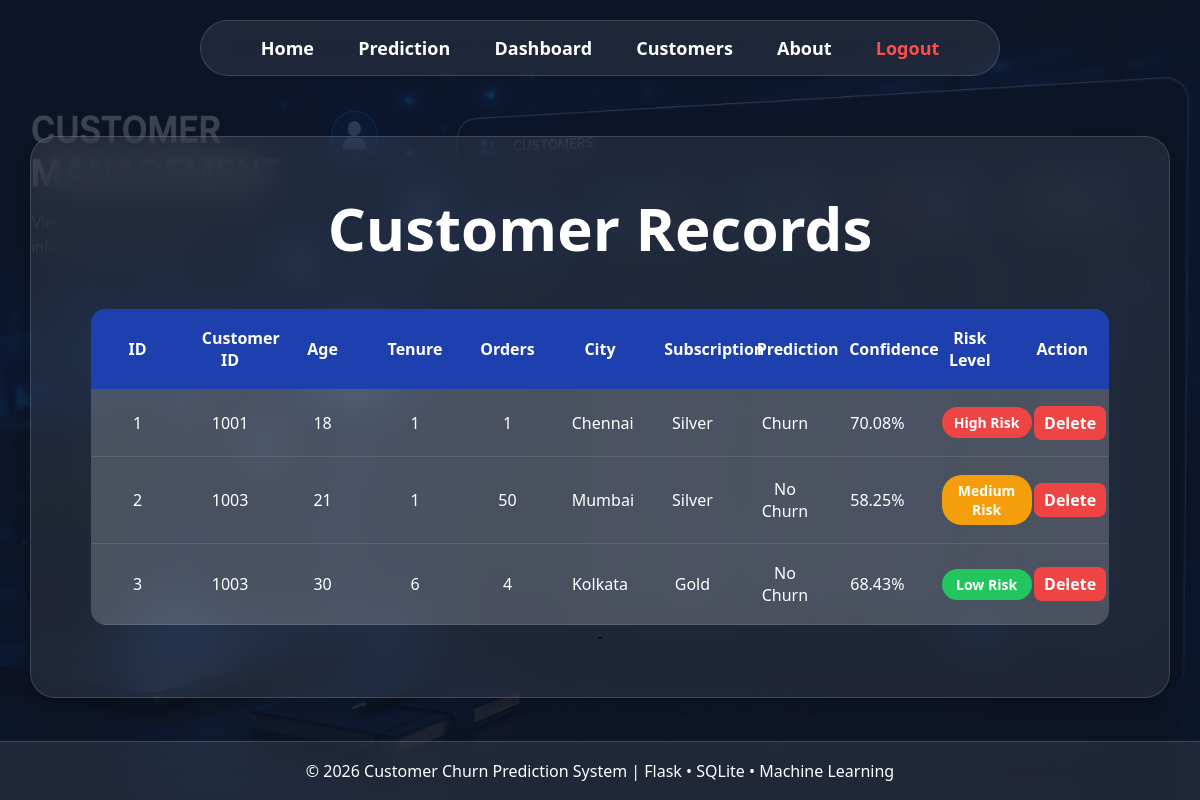
The page /customers on the database as committed earlier.
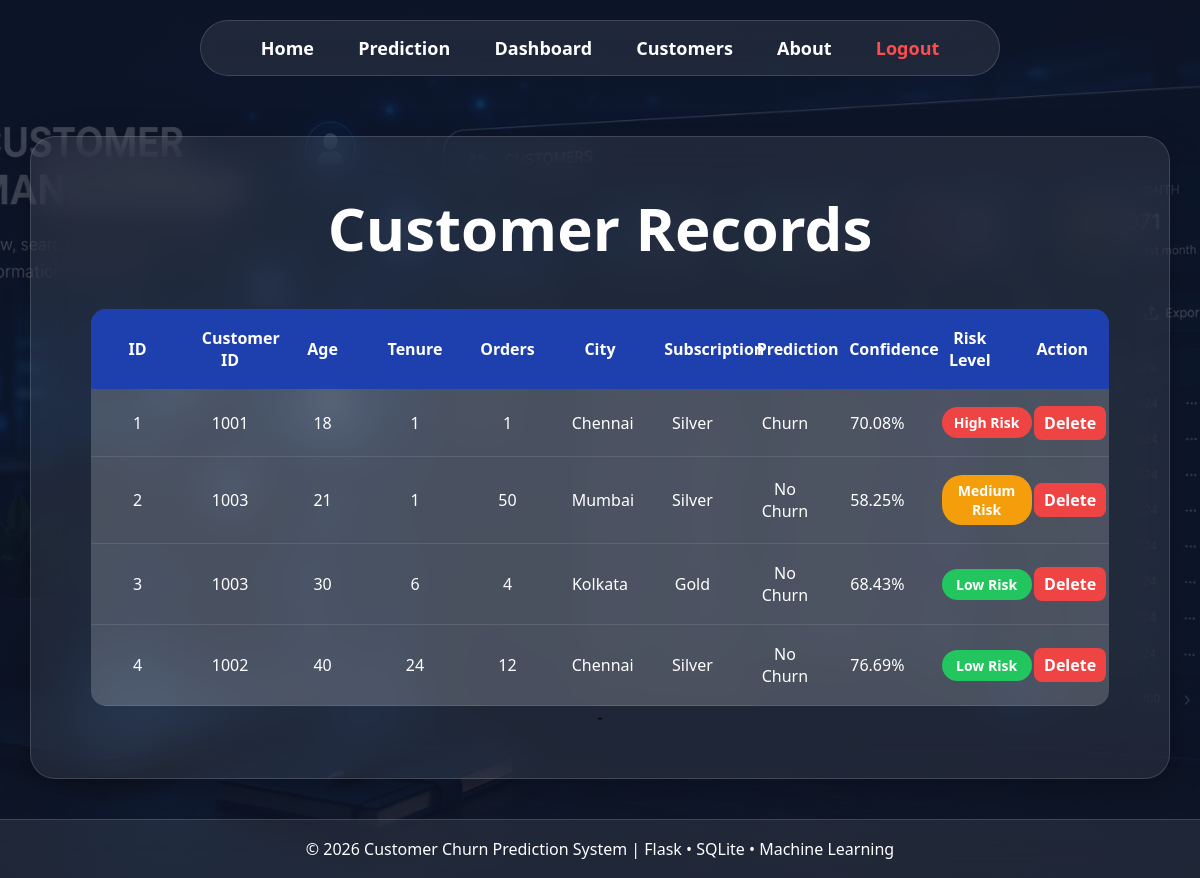
The same page on the database as committed later.
### tables this page shows
CREATE TABLE customers(

    id INTEGER PRIMARY KEY AUTOINCREMENT,

    customer_id INTEGER,
    age INTEGER,
    tenure_months INTEGER,

    avg_order_value REAL,
    total_orders INTEGER,

    last_purchase_days_ago INTEGER,
    support_tickets INTEGER,

    gender TEXT,
    city TEXT,
    subscription_type TEXT,

    prediction TEXT,
    confidence REAL,
    risk_level TEXT
);

### app.py (the view)
@app.route('/customers')
def customers():
    conn = get_db_connection()
    customers = conn.execute(
        "SELECT * FROM customers ORDER BY id ASC"
    ).fetchall()
    conn.close()
    return render_template(
        'customers.html',
        customers=customers
    )

### app.py (called while the page is built)
def get_db_connection():
    conn = sqlite3.connect("churn.db")
    conn.row_factory = sqlite3.Row
    return conn

### templates/customers.html (shortened to what this page needs)
<!DOCTYPE html>
<html>
<head>
    <link rel="stylesheet"
          href="{{ url_for('static', filename='css/style.css') }}">
</head>
<body class="customers-page">
<body>
<nav>
    <a href="/home">Home</a>
    <a href="/prediction">Prediction</a>
    <a href="/dashboard">Dashboard</a>
    <a href="/customers">Customers</a>
    <a href="/about">About</a>
<a href="/logout" class="logout-btn">Logout</a>
</nav>
<div class="hero">
    <h1>Customer Records</h1>
<div class="table-container">
    <table>
        <tr>
            <th>ID</th>
            <th>Customer ID</th>
            <th>Age</th>
            <th>Tenure</th>
            <th>Orders</th>
            <th>City</th>
            <th>Subscription</th>
            <th>Prediction</th>
            <th>Confidence</th>
            <th>Risk Level</th>
            <th>Action</th>
        </tr>
        {% for customer in customers %}
        <tr>
            <td>{{ loop.index }}</td>
            <td>{{ customer['customer_id'] }}</td>
            <td>{{ customer['age'] }}</td>
            <td>{{ customer['tenure_months'] }}</td>
            <td>{{ customer['total_orders'] }}</td>
            <td>{{ customer['city'] }}</td>
            <td>{{ customer['subscription_type'] }}</td>
            <td>{{ customer['prediction'] }}</td>
            <td>{{ customer['confidence'] }}%</td>
            <td>
    {% if customer['risk_level'] == 'High Risk' %}
        <span class="risk-high">High Risk</span>
    {% elif customer['risk_level'] == 'Medium Risk' %}
        <span class="risk-medium">Medium Risk</span>
    {% else %}
        <span class="risk-low">Low Risk</span>
    {% endif %}
</td>
            <td>
                <a href="/delete_customer/{{ customer['id'] }}"
                   class="delete-btn">
                   Delete
                </a>
            </td>
        </tr>
        {% endfor %}
    </table>
-</div>
</div>
<footer>
    © 2026 Customer Churn Prediction System | Flask • SQLite • Machine Learning
</footer>
</body>
</html>

### static/css/style.css (style rules this page uses)
* { margin:0; padding:0; box-sizing:border-box; }
body { font-family:'Segoe UI',sans-serif; min-height:100vh; display:flex; flex-direction:column; }
nav { width:fit-content; margin:20px auto; padding:15px 40px; background:rgba(255,255,255,0.08); backdrop-filter:blur(15px); -webkit-backdrop-filter:blur(15px); border:1px solid rgba(255,255,255,0.15); border-radius:50px; position:sticky; top:15px; z-index:1000; }
nav a { color:white; text-decoration:none; margin:0 20px; font-size:18px; font-weight:600; transition:0.3s; }
.hero { width:95%; max-width:1200px; margin:40px auto; background:rgba(255,255,255,0.08); backdrop-filter:blur(20px); -webkit-backdrop-filter:blur(20px); border:1px solid rgba(255,255,255,0.15); border-radius:25px; padding:50px; text-align:center; box-shadow: 0 8px 32px rgba(0,0,0,0.25); }
.hero h1 { color:white; font-size:60px; margin-bottom:20px; }
table { width:100%; border-collapse:collapse; background:rgba(255,255,255,0.12); border-radius:15px; overflow:hidden; color:white; margin-top:20px; }
table th { background:rgba(0,0,0,0.25); padding:15px; font-size:16px; }
table td { padding:12px; border-bottom:1px solid rgba(255,255,255,0.1); }
footer { margin-top:auto; background:rgba(255,255,255,0.08); backdrop-filter:blur(15px); border-top:1px solid rgba(255,255,255,0.15); color:white; text-align:center; padding:18px; }
.delete-btn { background:#ef4444; color:white; padding:6px 10px; border-radius:8px; text-decoration:none; font-weight:bold; }
.hero table { width:100%; border-collapse:collapse; border-radius:15px; overflow:hidden; table-layout:fixed; }
.hero table th, .hero table td { text-align:center; vertical-align:middle; padding:18px; }
.hero table th { background:#1e40af; color:white; font-weight:600; }
.hero table td { background:rgba(255,255,255,0.08); color:white; }
.table-container { width:98%; margin:auto; overflow-x:auto; border-radius:15px; }
.table-container table { min-width:1000px; }
.risk-high { background:#ef4444; color:white; padding:6px 12px; border-radius:20px; font-size:14px; font-weight:bold; }
.risk-medium { background:#f59e0b; color:white; padding:6px 12px; border-radius:20px; font-size:14px; font-weight:bold; }
.risk-low { background:#22c55e; color:white; padding:6px 12px; border-radius:20px; font-size:14px; font-weight:bold; }
.risk-low { min-width:90px; display:inline-block; text-align:center; }
.risk-medium { min-width:90px; display:inline-block; text-align:center; }
.risk-high { min-width:90px; display:inline-block; text-align:center; }
.customers-page { background: linear-gradient(rgba(15,23,42,0.80), rgba(15,23,42,0.80)), url("../images/customer.png"); background-size:cover; background-position:center; background-attachment:fixed; }
.logout-btn { color:#ff4d4d !important; font-weight:bold; }

Rows that differ between the two databases and show on the page:
added customers: customer_id "1002", age "40", tenure_months "24", total_orders "12", city "Chennai", subscription_type "Silver", prediction "No Churn", confidence "76.69", risk_level "Low Risk"
